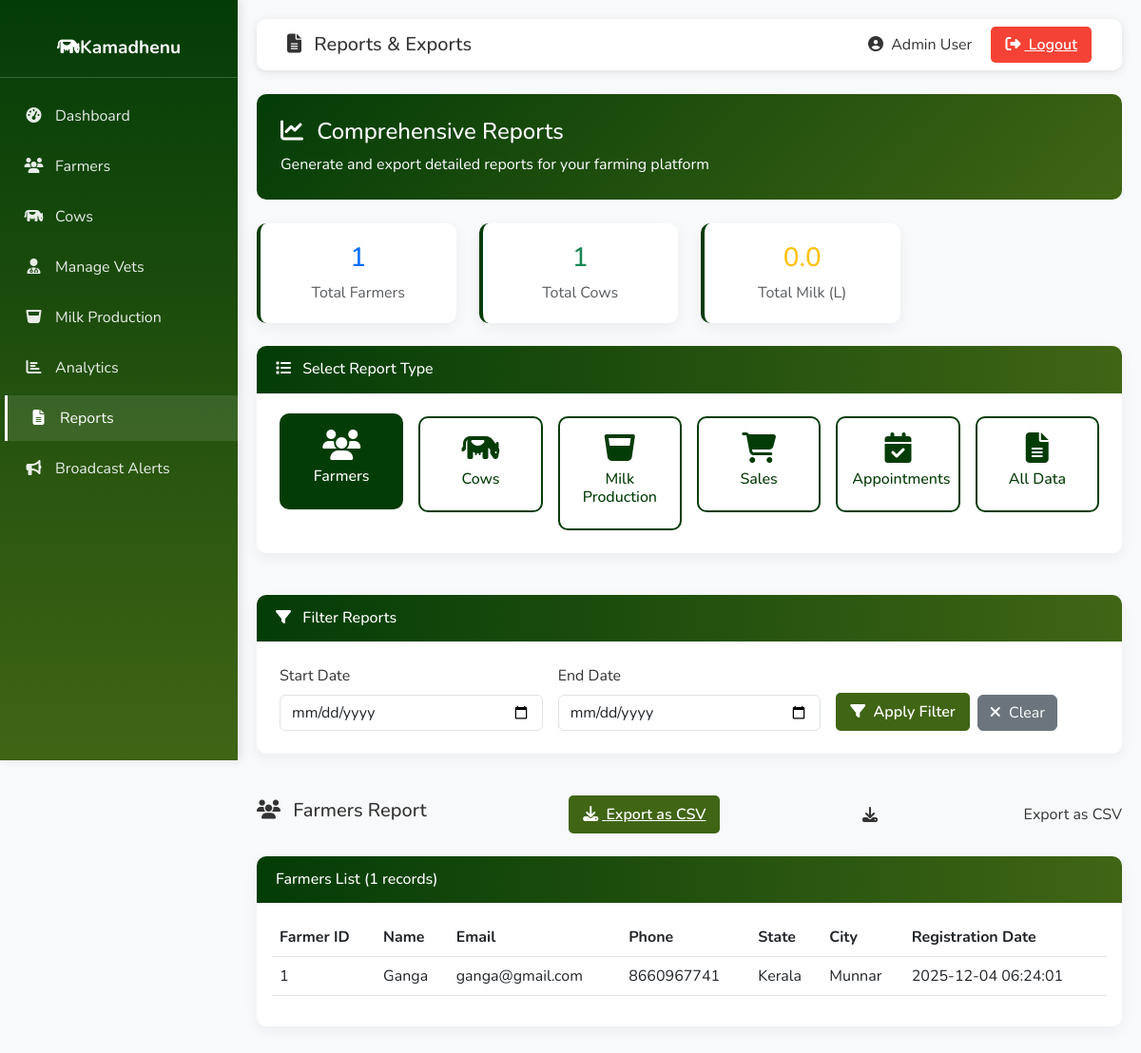
Screenshot of /admin/reports (signed in) with the database file from the repository.
### tables this page shows
CREATE TABLE farmers (
            farmer_id INTEGER PRIMARY KEY AUTOINCREMENT,
            name TEXT NOT NULL,
            email TEXT UNIQUE NOT NULL,
            phone TEXT UNIQUE NOT NULL,
            state TEXT NOT NULL,
            city TEXT NOT NULL,
            address TEXT,
            password TEXT NOT NULL,
            photo TEXT, 
            created_at TIMESTAMP DEFAULT CURRENT_TIMESTAMP
        );

### app.py (the view, shortened to what this page needs)
@app.route("/admin/reports")
def admin_reports():
    if "admin" not in session:
        return redirect(url_for("admin_login"))
    conn = get_db()
    cursor = conn.cursor()
    report_type = request.args.get('type', 'farmers')
    start_date = request.args.get('start_date', '')
    end_date = request.args.get('end_date', '')
    reports_data = {}
    if report_type == 'farmers':
        query = "SELECT * FROM farmers WHERE 1=1"
        params = []
        if start_date:
            query += " AND DATE(created_at) >= ?"
            params.append(start_date)
        if end_date:
            query += " AND DATE(created_at) <= ?"
            params.append(end_date)
        query += " ORDER BY created_at DESC"
        cursor.execute(query, params)
        reports_data['farmers'] = cursor.fetchall()
    cursor.execute("SELECT COUNT(*) as total_farmers FROM farmers")
    total_farmers = cursor.fetchone()["total_farmers"]
    cursor.execute("SELECT COUNT(*) as total_cows FROM cows")
    total_cows = cursor.fetchone()["total_cows"]
    cursor.execute("SELECT COALESCE(SUM(total), 0) as total_milk FROM milk_yield")
    total_milk = cursor.fetchone()["total_milk"]
    cursor.execute("SELECT COUNT(*) as total_sales, COALESCE(SUM(price), 0) as total_revenue FROM cows_for_sale WHERE is_sold = 1")
    sales_data = cursor.fetchone()
    conn.close()
    return render_template(
        "admin_reports.html",
        reports_data=reports_data,
        report_type=report_type,
        start_date=start_date,
        end_date=end_date,
        total_farmers=total_farmers,
        total_cows=total_cows,
        total_milk=total_milk,
        total_sales=sales_data["total_sales"],
        total_revenue=sales_data["total_revenue"]
    )

### templates/admin_reports.html (shortened to what this page needs)
<!DOCTYPE html>
<html lang="en">
<head>
    <link rel="stylesheet" href="https://cdn.jsdelivr.net/npm/bootstrap@5.3.0/dist/css/bootstrap.min.css">
    <link rel="stylesheet" href="https://cdnjs.cloudflare.com/ajax/libs/font-awesome/6.4.0/css/all.min.css">
</head>
<body>
    <div class="sidebar">
        <div class="sidebar-brand">
            <i class="fas fa-cow"></i><span>Kamadhenu</span>
        </div>
        <ul class="sidebar-nav">
            <li><a href="{{ url_for('admin_dashboard') }}"><i class="fas fa-tachometer-alt"></i><span>Dashboard</span></a></li>
            <li><a href="{{ url_for('admin_farmers') }}"><i class="fas fa-users"></i><span>Farmers</span></a></li>
            <li><a href="{{ url_for('admin_cows') }}"><i class="fas fa-cow"></i><span>Cows</span></a></li>
            <li><a href="{{ url_for('manage_vets') }}"><i class="fas fa-user-md"></i><span>Manage Vets</span></a></li>
            <li><a href="{{ url_for('admin_milk_production') }}" ><i class="fas fa-glass-whiskey"></i><span>Milk Production</span></a></li>
            <li><a href="{{ url_for('admin_analytics') }}"><i class="fas fa-chart-bar"></i><span>Analytics</span></a></li>
            <li><a href="{{ url_for('admin_reports') }}" class="active"><i class="fas fa-file-alt"></i><span>Reports</span></a></li>
             <li><a href="{{ url_for('admin_broadcast') }}"><i class="fas fa-bullhorn"></i><span>Broadcast Alerts</span></a></li>
        </ul>
    </div>
    <div class="main-content">
        <nav class="navbar">
            <div class="container-fluid">
                <h5 class="mb-0"><i class="fas fa-file-alt me-2"></i> Reports & Exports</h5>
                <div>
                    <span class="me-3"><i class="fas fa-user-circle me-1"></i> Admin User</span>
                    <a href="{{ url_for('admin_logout') }}" class="btn-logout"><i class="fas fa-sign-out-alt me-1"></i> Logout</a>
                </div>
            </div>
        </nav>
        <div class="report-header">
            <h4><i class="fas fa-chart-line me-2"></i> Comprehensive Reports</h4>
            <p class="mb-0">Generate and export detailed reports for your farming platform</p>
        </div>
        <div class="row mb-4">
            <div class="col-md-3">
                <div class="stats-card">
                    <h3 class="text-primary">{{ total_farmers }}</h3>
                    <p class="text-muted mb-0">Total Farmers</p>
                </div>
            </div>
            <div class="col-md-3">
                <div class="stats-card">
                    <h3 class="text-success">{{ total_cows }}</h3>
                    <p class="text-muted mb-0">Total Cows</p>
                </div>
            </div>
            <div class="col-md-3">
                <div class="stats-card">
                    <h3 class="text-warning">{{ "%.1f"|format(total_milk) }}</h3>
                    <p class="text-muted mb-0">Total Milk (L)</p>
                </div>
            </div>
        </div>
        <div class="row mb-4">
            <div class="col-12">
                <div class="table-card">
                    <div class="table-header">
                        <h6 class="mb-0"><i class="fas fa-list me-2"></i> Select Report Type</h6>
                    </div>
                    <div class="p-4">
                        <div class="row g-3">
                            <div class="col-md-2">
                                <a href="{{ url_for('admin_reports', type='farmers') }}"
                                   class="report-type-btn {{ 'active' if report_type == 'farmers' else '' }}">
                                    <i class="fas fa-users fa-2x mb-2"></i>
                                    <h6>Farmers</h6>
                                </a>
                            </div>
                            <div class="col-md-2">
                                <a href="{{ url_for('admin_reports', type='cows') }}"
                                   class="report-type-btn {{ 'active' if report_type == 'cows' else '' }}">
                                    <i class="fas fa-cow fa-2x mb-2"></i>
                                    <h6>Cows</h6>
                                </a>
                            </div>
                            <div class="col-md-2">
                                <a href="{{ url_for('admin_reports', type='milk_production') }}"
                                   class="report-type-btn {{ 'active' if report_type == 'milk_production' else '' }}">
                                    <i class="fas fa-glass-whiskey fa-2x mb-2"></i>
                                    <h6>Milk Production</h6>
                                </a>
                            </div>
                            <div class="col-md-2">
                                <a href="{{ url_for('admin_reports', type='sales') }}"
                                   class="report-type-btn {{ 'active' if report_type == 'sales' else '' }}">
                                    <i class="fas fa-shopping-cart fa-2x mb-2"></i>
                                    <h6>Sales</h6>
                                </a>
                            </div>
                            <div class="col-md-2">
                                <a href="{{ url_for('admin_reports', type='appointments') }}"
                                   class="report-type-btn {{ 'active' if report_type == 'appointments' else '' }}">
                                    <i class="fas fa-calendar-check fa-2x mb-2"></i>
                                    <h6>Appointments</h6>
                                </a>
                            </div>
                            <div class="col-md-2">
                                <a href="{{ url_for('admin_reports', type='all') }}"
                                   class="report-type-btn {{ 'active' if report_type == 'all' else '' }}">
                                    <i class="fas fa-file-alt fa-2x mb-2"></i>
                                    <h6>All Data</h6>
                                </a>
                            </div>
                        </div>
                    </div>
                </div>
            </div>
        </div>
        <div class="row mb-4">
            <div class="col-12">
                <div class="table-card">
                    <div class="table-header">
                        <h6 class="mb-0"><i class="fas fa-filter me-2"></i> Filter Reports</h6>
                    </div>
                    <div class="p-4">
                        <form method="GET" class="row g-3">
                            <div class="col-md-4">
                                <label class="form-label">Start Date</label>
                                <input type="date" name="start_date" class="form-control" value="{{ start_date }}">
                            </div>
                            <div class="col-md-4">
                                <label class="form-label">End Date</label>
                                <input type="date" name="end_date" class="form-control" value="{{ end_date }}">
                            </div>
                            <div class="col-md-4 d-flex align-items-end">
                                <button type="submit" class="btn-export me-2">
                                    <i class="fas fa-filter me-1"></i> Apply Filter
                                </button>
                                <a href="{{ url_for('admin_reports', type=report_type) }}" class="btn btn-secondary">
                                    <i class="fas fa-times me-1"></i> Clear
                                </a>
                            </div>
                        </form>
                    </div>
                </div>
            </div>
        </div>
        <div class="row mb-4">
            <div class="col-12">
                <div class="d-flex justify-content-between align-items-center">
                    <h5>
                        {% if report_type == 'farmers' %}
                            <i class="fas fa-users me-2"></i> Farmers Report
                        {% elif report_type == 'cows' %}
                            <i class="fas fa-cow me-2"></i> Cows Report
                        {% elif report_type == 'milk_production' %}
                            <i class="fas fa-glass-whiskey me-2"></i> Milk Production Report
                        {% elif report_type == 'sales' %}
                            <i class="fas fa-shopping-cart me-2"></i> Sales Report
                        {% elif report_type == 'appointments' %}
                            <i class="fas fa-calendar-check me-2"></i> Appointments Report
                        {% else %}
                            <i class="fas fa-file-alt me-2"></i> All Reports
                        {% endif %}
                    </h5>
                   <a href="{{ url_for('export_report', report_type=report_type, start_date=start_date, end_date=end_date) }}" class="btn-export">
    <i class="fas fa-download me-1"></i> Export as CSV
</a>
                        <i class="fas fa-download me-1"></i> Export as CSV
                </div>
            </div>
        </div>
        <div class="row">
            <div class="col-12">
                <div class="table-card">
                    <div class="table-header">
                        <h6 class="mb-0">
                            {% if report_type == 'farmers' %}
                                Farmers List ({{ reports_data.farmers|length }} records)
                            {% elif report_type == 'cows' %}
                                Cows List ({{ reports_data.cows|length }} records)
                            {% elif report_type == 'milk_production' %}
                                Milk Production Records ({{ reports_data.milk_production|length }} records)
                            {% elif report_type == 'sales' %}
                                Sales Records ({{ reports_data.sales|length }} records)
                            {% elif report_type == 'appointments' %}
                                Appointment Records ({{ reports_data.appointments|length }} records)
                            {% else %}
                                All Data
                            {% endif %}
                        </h6>
                    </div>
                    <div class="p-3">
                        <div class="table-responsive">
                            {% if report_type == 'farmers' %}
                                <table class="table table-hover">
                                    <thead>
                                        <tr>
                                            <th>Farmer ID</th>
                                            <th>Name</th>
                                            <th>Email</th>
                                            <th>Phone</th>
                                            <th>State</th>
                                            <th>City</th>
                                            <th>Registration Date</th>
                                        </tr>
                                    </thead>
                                    <tbody>
                                        {% for farmer in reports_data.farmers %}
                                        <tr>
                                            <td>{{ farmer.farmer_id }}</td>
                                            <td>{{ farmer.name }}</td>
                                            <td>{{ farmer.email }}</td>
                                            <td>{{ farmer.phone }}</td>
                                            <td>{{ farmer.state }}</td>
                                            <td>{{ farmer.city }}</td>
                                            <td>{{ farmer.created_at }}</td>
                                        </tr>
                                        {% endfor %}
                                    </tbody>
                                </table>
                            {% else %}
                                <div class="text-center py-5">
                                    <i class="fas fa-file-alt fa-3x text-muted mb-3"></i>
                                    <h5 class="text-muted">Select a report type to view data</h5>
                                </div>
                            {% endif %}
                        </div>
                    </div>
                </div>
            </div>
        </div>
    </div>
</body>
</html>

### rows the page displays
farmers: farmer_id "1", name "Ganga", email "ganga@gmail.com", phone "8660967741", state "Kerala", city "Munnar", created_at "2025-12-04 06:24:01"

### other values shown
{{ total_farmers }} "1"
{{ total_cows }} "1"
{{ "%.1f"|format(total_milk) }} "0.0"
{{ reports_data.farmers|length }} "1"
